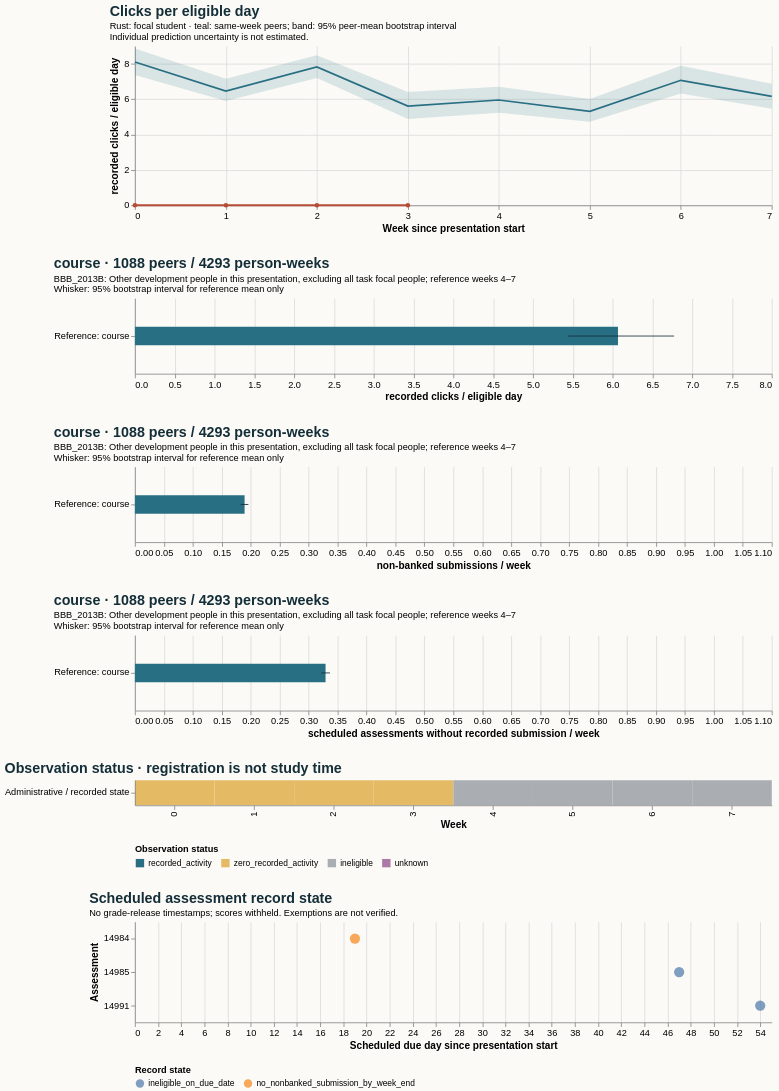

Write a Vega-Lite specification for this figure.
### Vega-Lite specification from a JSON file in a GitHub repository (floating-point values rounded to 4 significant figures)
{"$schema": "https://vega.github.io/schema/vega-lite/v5.20.1.json", "config": {"axis": {"labelFontSize": 11, "titleFontSize": 12}, "background": "#fbfaf7", "font": "sans-serif", "title": {"anchor": "start", "color": "#142e38", "fontSize": 17, "subtitleFontSize": 11}, "view": {"continuousHeight": 300, "continuousWidth": 300, "stroke": null}}, "datasets": {"data-211da1fbcd4350c9f40fc5e346d3c428": [{"end_day": 6, "focal_value": 0.0, "peer_ci_high": 8.861, "peer_ci_low": 7.366, "peer_mean": 8.1, "peer_observations": 1159, "peer_people": 1159, "reference": "course", "unit": "recorded clicks / eligible day", "week": 0}, {"end_day": 13, "focal_value": 0.0, "peer_ci_high": 7.156, "peer_ci_low": 5.894, "peer_mean": 6.456, "peer_observations": 1151, "peer_people": 1151, "reference": "course", "unit": "recorded clicks / eligible day", "week": 1}, {"end_day": 20, "focal_value": 0.0, "peer_ci_high": 8.485, "peer_ci_low": 7.189, "peer_mean": 7.819, "peer_observations": 1133, "peer_people": 1133, "reference": "course", "unit": "recorded clicks / eligible day", "week": 2}, {"end_day": 27, "focal_value": 0.0, "peer_ci_high": 6.398, "peer_ci_low": 4.883, "peer_mean": 5.608, "peer_observations": 1125, "peer_people": 1125, "reference": "course", "unit": "recorded clicks / eligible day", "week": 3}, {"end_day": 34, "focal_value": null, "peer_ci_high": 6.703, "peer_ci_low": 5.235, "peer_mean": 5.954, "peer_observations": 1088, "peer_people": 1088, "reference": "course", "unit": "recorded clicks / eligible day", "week": 4}, {"end_day": 41, "focal_value": null, "peer_ci_high": 6.014, "peer_ci_low": 4.72, "peer_mean": 5.31, "peer_observations": 1081, "peer_people": 1081, "reference": "course", "unit": "recorded clicks / eligible day", "week": 5}, {"end_day": 48, "focal_value": null, "peer_ci_high": 7.885, "peer_ci_low": 6.325, "peer_mean": 7.065, "peer_observations": 1070, "peer_people": 1070, "reference": "course", "unit": "recorded clicks / eligible day", "week": 6}, {"end_day": 55, "focal_value": null, "peer_ci_high": 6.87, "peer_ci_low": 5.463, "peer_mean": 6.16, "peer_observations": 1054, "peer_people": 1054, "reference": "course", "unit": "recorded clicks / eligible day", "week": 7}], "data-4a307a2fc963c3a6614d7f06aa65d841": [{"hi": null, "lo": null, "series": "Focal: weeks 4–7", "value": null}, {"hi": 0.196, "lo": 0.1826, "series": "Reference: course", "value": 0.1894}], "data-76fac126165f51ee2b5c4962681a95e7": [{"hi": null, "lo": null, "series": "Focal: weeks 4–7", "value": null}, {"hi": 6.772, "lo": 5.441, "series": "Reference: course", "value": 6.068}], "data-8cb647addeba0d053e5f3fbcbcd644f6": [{"eligible_days": 7.0, "end_day": 6, "logging_completeness": "unknown", "observation_status": "zero_recorded_activity", "row": "Administrative / recorded state", "score_status": "withheld_release_time_unknown", "start_day": 0, "value": 0.0, "week": 0}, {"eligible_days": 7.0, "end_day": 13, "logging_completeness": "unknown", "observation_status": "zero_recorded_activity", "row": "Administrative / recorded state", "score_status": "withheld_release_time_unknown", "start_day": 7, "value": 0.0, "week": 1}, {"eligible_days": 7.0, "end_day": 20, "logging_completeness": "unknown", "observation_status": "zero_recorded_activity", "row": "Administrative / recorded state", "score_status": "withheld_release_time_unknown", "start_day": 14, "value": 0.0, "week": 2}, {"eligible_days": 6.0, "end_day": 27, "logging_completeness": "unknown", "observation_status": "zero_recorded_activity", "row": "Administrative / recorded state", "score_status": "withheld_release_time_unknown", "start_day": 21, "value": 0.0, "week": 3}, {"eligible_days": 0.0, "end_day": 34, "logging_completeness": "unknown", "observation_status": "ineligible", "row": "Administrative / recorded state", "score_status": "withheld_release_time_unknown", "start_day": 28, "value": null, "week": 4}, {"eligible_days": 0.0, "end_day": 41, "logging_completeness": "unknown", "observation_status": "ineligible", "row": "Administrative / recorded state", "score_status": "withheld_release_time_unknown", "start_day": 35, "value": null, "week": 5}, {"eligible_days": 0.0, "end_day": 48, "logging_completeness": "unknown", "observation_status": "ineligible", "row": "Administrative / recorded state", "score_status": "withheld_release_time_unknown", "start_day": 42, "value": null, "week": 6}, {"eligible_days": 0.0, "end_day": 55, "logging_completeness": "unknown", "observation_status": "ineligible", "row": "Administrative / recorded state", "score_status": "withheld_release_time_unknown", "start_day": 49, "value": null, "week": 7}], "data-8d98f84b09b14f4e9603215ffb90b5cd": [{"as_of_day": 20, "assessment_id": 14984, "course": "BBB_2013B", "due_day": 19, "person_id": 555995, "score_status": "withheld_release_time_unknown", "state": "no_nonbanked_submission_by_week_end", "week": 2}, {"as_of_day": 48, "assessment_id": 14985, "course": "BBB_2013B", "due_day": 47, "person_id": 555995, "score_status": "withheld_release_time_unknown", "state": "ineligible_on_due_date", "week": 6}, {"as_of_day": 55, "assessment_id": 14991, "course": "BBB_2013B", "due_day": 54, "person_id": 555995, "score_status": "withheld_release_time_unknown", "state": "ineligible_on_due_date", "week": 7}], "data-b39fda953b31d1fd75087aa6a2c8a475": [{"hi": null, "lo": null, "series": "Focal: weeks 4–7", "value": null}, {"hi": 0.3369, "lo": 0.3221, "series": "Reference: course", "value": 0.3293}]}, "resolve": {"scale": {"color": "independent"}}, "spacing": 28, "vconcat": [{"data": {"name": "data-211da1fbcd4350c9f40fc5e346d3c428"}, "height": 190, "layer": [{"encoding": {"x": {"axis": {"tickMinStep": 1}, "field": "week", "title": "Week since presentation start", "type": "quantitative"}, "y": {"field": "peer_ci_low", "scale": {"zero": true}, "title": "recorded clicks / eligible day", "type": "quantitative"}, "y2": {"field": "peer_ci_high"}}, "mark": {"color": "#286f83", "opacity": 0.16, "type": "area"}}, {"encoding": {"tooltip": [{"field": "week", "type": "quantitative"}, {"field": "peer_mean", "type": "quantitative"}, {"field": "peer_people", "type": "quantitative"}, {"field": "peer_observations", "type": "quantitative"}], "x": {"field": "week", "type": "quantitative"}, "y": {"field": "peer_mean", "type": "quantitative"}}, "mark": {"color": "#286f83", "strokeWidth": 2, "type": "line"}}, {"encoding": {"tooltip": [{"field": "week", "type": "quantitative"}, {"field": "focal_value", "type": "quantitative"}], "x": {"field": "week", "type": "quantitative"}, "y": {"field": "focal_value", "type": "quantitative"}}, "mark": {"color": "#b64c35", "point": {"color": "#b64c35"}, "strokeWidth": 2.5, "type": "line"}}], "title": {"subtitle": ["Rust: focal student · teal: same-week peers; band: 95% peer-mean bootstrap interval", "Individual prediction uncertainty is not estimated."], "text": "Clicks per eligible day"}, "width": 760}, {"data": {"name": "data-76fac126165f51ee2b5c4962681a95e7"}, "height": 90, "layer": [{"encoding": {"x": {"field": "value", "scale": {"domain": [0, 7.852], "zero": true}, "title": "recorded clicks / eligible day", "type": "quantitative"}, "y": {"field": "series", "sort": null, "title": null, "type": "nominal"}}, "mark": {"color": "#286f83", "size": 22, "type": "bar"}}, {"encoding": {"x": {"field": "lo", "type": "quantitative"}, "x2": {"field": "hi"}, "y": {"field": "series", "sort": null, "title": null, "type": "nominal"}}, "mark": {"color": "#142e38", "type": "rule"}}], "title": {"subtitle": ["BBB_2013B: Other development people in this presentation, excluding all task focal people; reference weeks 4–7", "Whisker: 95% bootstrap interval for reference mean only"], "text": "course · 1088 peers / 4293 person-weeks"}, "width": 760}, {"data": {"name": "data-4a307a2fc963c3a6614d7f06aa65d841"}, "height": 90, "layer": [{"encoding": {"x": {"field": "value", "scale": {"domain": [0, 1.05], "zero": true}, "title": "non-banked submissions / week", "type": "quantitative"}, "y": {"field": "series", "sort": null, "title": null, "type": "nominal"}}, "mark": {"color": "#286f83", "size": 22, "type": "bar"}}, {"encoding": {"x": {"field": "lo", "type": "quantitative"}, "x2": {"field": "hi"}, "y": {"field": "series", "sort": null, "title": null, "type": "nominal"}}, "mark": {"color": "#142e38", "type": "rule"}}], "title": {"subtitle": ["BBB_2013B: Other development people in this presentation, excluding all task focal people; reference weeks 4–7", "Whisker: 95% bootstrap interval for reference mean only"], "text": "course · 1088 peers / 4293 person-weeks"}, "width": 760}, {"data": {"name": "data-b39fda953b31d1fd75087aa6a2c8a475"}, "height": 90, "layer": [{"encoding": {"x": {"field": "value", "scale": {"domain": [0, 1.05], "zero": true}, "title": "scheduled assessments without recorded submission / week", "type": "quantitative"}, "y": {"field": "series", "sort": null, "title": null, "type": "nominal"}}, "mark": {"color": "#286f83", "size": 22, "type": "bar"}}, {"encoding": {"x": {"field": "lo", "type": "quantitative"}, "x2": {"field": "hi"}, "y": {"field": "series", "sort": null, "title": null, "type": "nominal"}}, "mark": {"color": "#142e38", "type": "rule"}}], "title": {"subtitle": ["BBB_2013B: Other development people in this presentation, excluding all task focal people; reference weeks 4–7", "Whisker: 95% bootstrap interval for reference mean only"], "text": "course · 1088 peers / 4293 person-weeks"}, "width": 760}, {"data": {"name": "data-8cb647addeba0d053e5f3fbcbcd644f6"}, "encoding": {"color": {"field": "observation_status", "legend": {"labelLimit": 260, "orient": "bottom"}, "scale": {"domain": ["recorded_activity", "zero_recorded_activity", "ineligible", "unknown"], "range": ["#286f83", "#e4bb64", "#aaaeb3", "#ac78a5"]}, "title": "Observation status", "type": "nominal"}, "tooltip": [{"field": "week", "type": "quantitative"}, {"field": "eligible_days", "type": "quantitative"}, {"field": "observation_status", "type": "nominal"}, {"field": "logging_completeness", "type": "nominal"}], "x": {"field": "week", "title": "Week", "type": "ordinal"}, "y": {"field": "row", "title": null, "type": "nominal"}}, "height": 30, "mark": {"type": "rect"}, "title": "Observation status · registration is not study time", "width": 760}, {"data": {"name": "data-8d98f84b09b14f4e9603215ffb90b5cd"}, "encoding": {"color": {"field": "state", "legend": {"labelLimit": 400, "orient": "bottom"}, "title": "Record state", "type": "nominal"}, "tooltip": [{"field": "assessment_id", "type": "quantitative"}, {"field": "due_day", "type": "quantitative"}, {"field": "as_of_day", "type": "quantitative"}, {"field": "state", "type": "nominal"}, {"field": "score_status", "type": "nominal"}], "x": {"field": "due_day", "title": "Scheduled due day since presentation start", "type": "quantitative"}, "y": {"field": "assessment_id", "title": "Assessment", "type": "nominal"}}, "height": 120, "mark": {"filled": true, "size": 150, "type": "point"}, "title": {"subtitle": "No grade-release timestamps; scores withheld. Exemptions are not verified.", "text": "Scheduled assessment record state"}, "width": 760}]}
